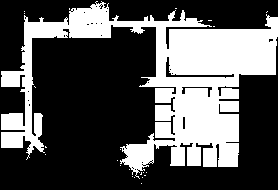
#> input picture maps/jetbot_rescaled_map.pgm, 278 x 190 px, found by its file name
$ python point_generator.py ../maps/jetbot_rescaled_map.pgm
#> lines starting #> are read from the running program, lines starting #| are printed output that depends on the picture; after the words box and inside, x2 and y2 are one past the last pixel; in counts of white or black regions, pixels touching at a corner belong together
import math
import cv2
import numpy as np
import argparse
from pathlib import Path

class PointGenerator:

    def __init__(
        self,
        pgm_path: str,
        observation_range_cells: int,
        free_threshold: int = 250,
    ):
        self.pgm_path = str(pgm_path + "/jetbot_rescaled_map.pgm")
        self.observation_range_cells = int(observation_range_cells)
        self.free_threshold = int(free_threshold)

        self.gray = self.load_pgm(self.pgm_path)
        self.height, self.width = self.gray.shape

        # Obstacle map:
        # True  -> occupied cell
        # False -> free cell
        self.static_obstacle_mask = self.gray < self.free_threshold

        # Work grid:
        # 0   -> free not covvered
        # 100 -> obstacle or already covered
        self.working_grid = np.where(self.static_obstacle_mask, 100, 0).astype(np.uint8)

        self.observation_points = []

        self.visible_offsets = self.visible_offsets()
        self.dda_rays = self.dda_rays(self.visible_offsets)

    def visible_offsets(self):
        d = self.observation_range_cells
        d2 = d * d

        offsets = []

        for dy in range(-d, d + 1):
            for dx in range(-d, d + 1):
                if dx * dx + dy * dy <= d2:
                    offsets.append((dx, dy))

        return offsets

    def dda_rays(self, visible_offsets):
        ray_lookup = {}

        for dx, dy in visible_offsets:
            steps = max(abs(dx), abs(dy))

            if steps == 0:
                ray_lookup[(dx, dy)] = [(0, 0)]
                continue

            x_inc = dx / steps
            y_inc = dy / steps

            x = 0.0
            y = 0.0

            ray_cells = []
            seen = set()

            for _ in range(steps + 1):
                xi = int(round(x))
                yi = int(round(y))

                if (xi, yi) not in seen:
                    ray_cells.append((xi, yi))
                    seen.add((xi, yi))

                x += x_inc
                y += y_inc

            ray_lookup[(dx, dy)] = ray_cells

        return ray_lookup

    def load_pgm(self, path: str) -> np.ndarray:
        img = cv2.imread(path, cv2.IMREAD_GRAYSCALE)
        if img is None:
            raise FileNotFoundError(f"Unable to load PGM file: {path}")
        return img

    def in_bounds(self, x: int, y: int) -> bool:
        return 0 <= x < self.width and 0 <= y < self.height

    def is_free_in_working_grid(self, x: int, y: int) -> bool:
        return self.in_bounds(x, y) and self.working_grid[y, x] == 0

    def is_free_in_obstacle_mask(self, x: int, y: int) -> bool:
        return self.in_bounds(x, y) and self.static_obstacle_mask[y, x] == False

    def is_static_obstacle(self, x: int, y: int) -> bool:
        return (not self.in_bounds(x, y)) or self.static_obstacle_mask[y, x]

    def find_first_free_cell(self):
        for y in range(self.height):
            for x in range(self.width):
                if self.working_grid[y, x] == 0:
                    return x, y
        return None

    def last_free_on_path(self, cells):
        last_free = None
        for x, y in cells:
            if not self.is_free_in_working_grid(x, y):
                break
            last_free = (x, y)
        return last_free

    def last_free_on_diagonal_path(self, cells):
        last_free = None
        left_obstacle = False
        top_obstacle = False
        for x, y in cells:
            if not self.is_free_in_working_grid(x, y):
                break
            if not self.is_free_in_obstacle_mask(x-1, y):
                if top_obstacle:
                    break
                left_obstacle = True
            if not self.is_free_in_obstacle_mask(x, y-1):
                if left_obstacle:
                    break
                top_obstacle = True

            last_free = (x, y)
        return last_free

    def last_visible_on_diagonal_path(self, cells, sign_x, sign_y):
        last_free = None
        left_obstacle = False
        top_obstacle = False
        for x, y in cells:
            if not self.is_free_in_obstacle_mask(x, y):
                break
            if not self.is_free_in_obstacle_mask(x-sign_x, y):
                if top_obstacle:
                    break
                left_obstacle = True
            if not self.is_free_in_obstacle_mask(x, y-sign_y):
                if left_obstacle:
                    break
                top_obstacle = True

            last_free = (x, y)
        return last_free

    def generate_candidates(self, x: int, y: int):
        d = self.observation_range_cells

        candidates = []

        # 1) diagonal
        diag_step = int(d / math.sqrt(2))
        diagonal_cells = [(x + k, y + k) for k in range(1, 1 + diag_step)]
        cand_diagonal = self.last_free_on_diagonal_path(diagonal_cells)
        if cand_diagonal is not None:
            candidates.append(cand_diagonal)

        # 2) horizontal
        horizontal_cells = [(xx, y) for xx in range(x + 1, x + 1 + d)]
        cand_horizontal = self.last_free_on_path(horizontal_cells)
        if cand_horizontal is not None:
            candidates.append(cand_horizontal)

        # 3) vertical
        vertical_cells = [(x, yy) for yy in range(y + 1, y + 1 + d)]
        cand_vertical = self.last_free_on_path(vertical_cells)
        if cand_vertical is not None:
            candidates.append(cand_vertical)

        # if candidates empty use starting cell
        if not candidates:
            candidates = [(x, y)]

        return candidates

    def plan(self):
        step = 0

        while True:
            seed = self.find_first_free_cell()
            if seed is None:
                break

            x, y = seed
            candidates = self.generate_candidates(x, y)

            best_candidate = None
            best_visible = []

            for cx, cy in candidates:
                visible = self.get_markable_cells_from_point(cx, cy, self.visible_offsets, self.dda_rays)
                if len(visible) > len(best_visible):
                    best_visible = visible
                    best_candidate = (cx, cy)

            for vx, vy in best_visible:
                self.working_grid[vy, vx] = 100

            self.observation_points.append(
                {
                    "step": step,
                    "seed_cell": (x, y),
                    "observation_point": best_candidate,
                    "visible_count": len(best_visible),
                    "visible_cells": best_visible,
                }
            )

            step += 1

        self.validate_visibility_count()

        return self.observation_points

    def sign_of(self, x):
        if x > 0:
            return 1
        if x < 0:
            return -1

    def get_vision_on_diagonals(self, cx, cy):
        diag_step = int(self.observation_range_cells / math.sqrt(2))
        diagonal_ends = [(-1, -1), (1, -1), (-1, 1), (1, 1)]
        markable_cells_diagonal = []
        for sign_x, sign_y in diagonal_ends:
            diagonal_cells = [(cx + (sign_x * k), cy + (sign_y * k)) for k in range(1, 1 + diag_step)]
            last_markable_diagonal = self.last_visible_on_diagonal_path(diagonal_cells, sign_x, sign_y)
            if last_markable_diagonal is not None:
                diagonal_part = diagonal_cells[:diagonal_cells.index(last_markable_diagonal) + 1]

                for x, y in diagonal_part:
                    if self.is_free_in_working_grid(x, y):
                        markable_cells_diagonal.append((x, y))

        return markable_cells_diagonal

    def get_markable_cells_from_point(self, cx, cy, visible_offsets, dda_rays):
        markable = []

        for dx, dy in visible_offsets:
            tx = cx + dx
            ty = cy + dy

            if not self.is_free_in_working_grid(tx, ty):
                continue

            if abs(dx) == abs(dy) and dx != 0:
                continue

            ray_cells = dda_rays[(dx, dy)]
            blocked = False

            for lx, ly in ray_cells:
                rx = cx + lx
                ry = cy + ly

                if self.static_obstacle_mask[ry, rx]:
                    blocked = True
                    break

            if blocked:
                continue

            markable.append((tx, ty))

        markable.extend(self.get_vision_on_diagonals(cx, cy))

        return markable

    def save_debug_image(self, output_path: str):
        img = np.zeros((self.height, self.width, 3), dtype=np.uint8)

        img[self.static_obstacle_mask] = (0, 0, 0)

        free_remaining = (~self.static_obstacle_mask) & (self.working_grid == 0)
        img[free_remaining] = (255, 255, 255)

        covered = (~self.static_obstacle_mask) & (self.working_grid == 100)
        img[covered] = (180, 180, 180)

        for item in self.observation_points:
            x, y = item["observation_point"]
            if self.in_bounds(x, y):
                img[y, x] = (0, 0, 255)

        cv2.imwrite(output_path, img)

    def save_points_txt(self, output_path: str):
        with open(output_path, "w", encoding="utf-8") as f:
            for item in self.observation_points:
                f.write(
                    f"step={item['step']}, "
                    f"seed={item['seed_cell']}, "
                    f"point={item['observation_point']}, "
                    f"visible_count={item['visible_count']}\n"
                )

    def save_visibility_txt(self, output_path: str):
        with open(output_path, "w", encoding="utf-8") as f:
            for item in self.observation_points:
                f.write(
                    f"step={item['step']}, "
                    f"point={item['observation_point']}, "
                    f"visible={item['visible_cells']}\n"
                )

    def validate_visibility_count(self):
        total_visible_count = sum(item["visible_count"] for item in self.observation_points)
        total_free_cells = int(np.count_nonzero(~self.static_obstacle_mask))

        if total_visible_count < total_free_cells:
            missing = total_free_cells - total_visible_count
            print(
                f"[WARNING] Not all free cells were seen. "
                f"visible_count={total_visible_count}, free_cells={total_free_cells}, missing={missing}"
            )
            return False

        if total_visible_count > total_free_cells:
            extra = total_visible_count - total_free_cells
            print(
                f"[WARNING] Duplicates detected. "
                f"visible_count={total_visible_count}, free_cells={total_free_cells}, extra={extra}"
            )
            return False

        print(
            f"[OK] Visibility count is correct. "
            f"visible_count={total_visible_count}, free_cells={total_free_cells}"
        )
        return True

def main():

    parser = argparse.ArgumentParser()
    parser.add_argument("pgm_path", help="Path to PGM file")
    parser.add_argument("--range-cells", type=int, default=8, help="Range of observation in cells")
    parser.add_argument("--free-threshold", type=int, default=220)
    args = parser.parse_args()

    pgm_path = Path(args.pgm_path).resolve()
    output_dir = pgm_path

    debug_image_path = output_dir / "observation_points_debug.png"
    points_txt_path = output_dir / "observation_points.txt"
    visibility_txt_path = output_dir / "visibility.txt"

    planner = PointGenerator(
        pgm_path=str(pgm_path),
        observation_range_cells=args.range_cells,
        free_threshold=args.free_threshold,
    )
#> in load_pgm, `img = cv2.imread(path, cv2.IMREAD_GRAYSCALE)`: img: shape (190, 278); values 0 (black) and 254 (white), 34.2% white; 23 white regions (22 under 20 px), largest, box (x1, y1, x2, y2) and area: (1, 1, 278, 179) 18048

    points = planner.plan()
#> the loop in plan, `while True:` made 313 passes
#> candidates on passes 1, 3, 4: [(97, 1)], [(103, 3), (103, 2), (102, 4)], [(97, 4), (96, 4)]
#> after the loop in plan, `while True:`: self.working_grid: shape (190, 278); every value is 100
#> after the loop in plan, `while True:`: self.observation_points = 312 items; step = 312
#> in validate_visibility_count, `total_visible_count = sum(item["visible_count"] for item in self.obser..`: total_visible_count = 18084
#| [OK] Visibility count is correct. visible_count=18084, free_cells=18084
#> points = 312 items
    planner.save_debug_image(str(debug_image_path))
#> in save_debug_image, `free_remaining = (~self.static_obstacle_mask) & (self.working_grid == 0)`: free_remaining: shape (190, 278) bool; every value is 0
#> the loop in save_debug_image, `for item in self.observation_points:` made 312 passes
#> (x, y) on passes 1 to 3: (97, 1), (101, 1), (103, 2)
#> after the loop in save_debug_image, `for item in self.observation_points:`:
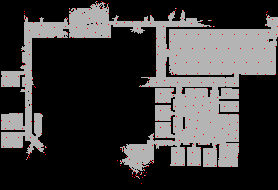
#> img: shape (190, 278, 3); mean of channels 0, 1, 2 60.6, 60.6, 62.1; drawn as B, G, R
    planner.save_points_txt(str(points_txt_path))
    planner.save_visibility_txt(str(visibility_txt_path))

    print(f"Observation points: {len(points)}")
#| Observation points: 312
    print(f"Saved image: {debug_image_path}")
    print(f"Saved points: {points_txt_path}")

if __name__ == "__main__":
    main()
